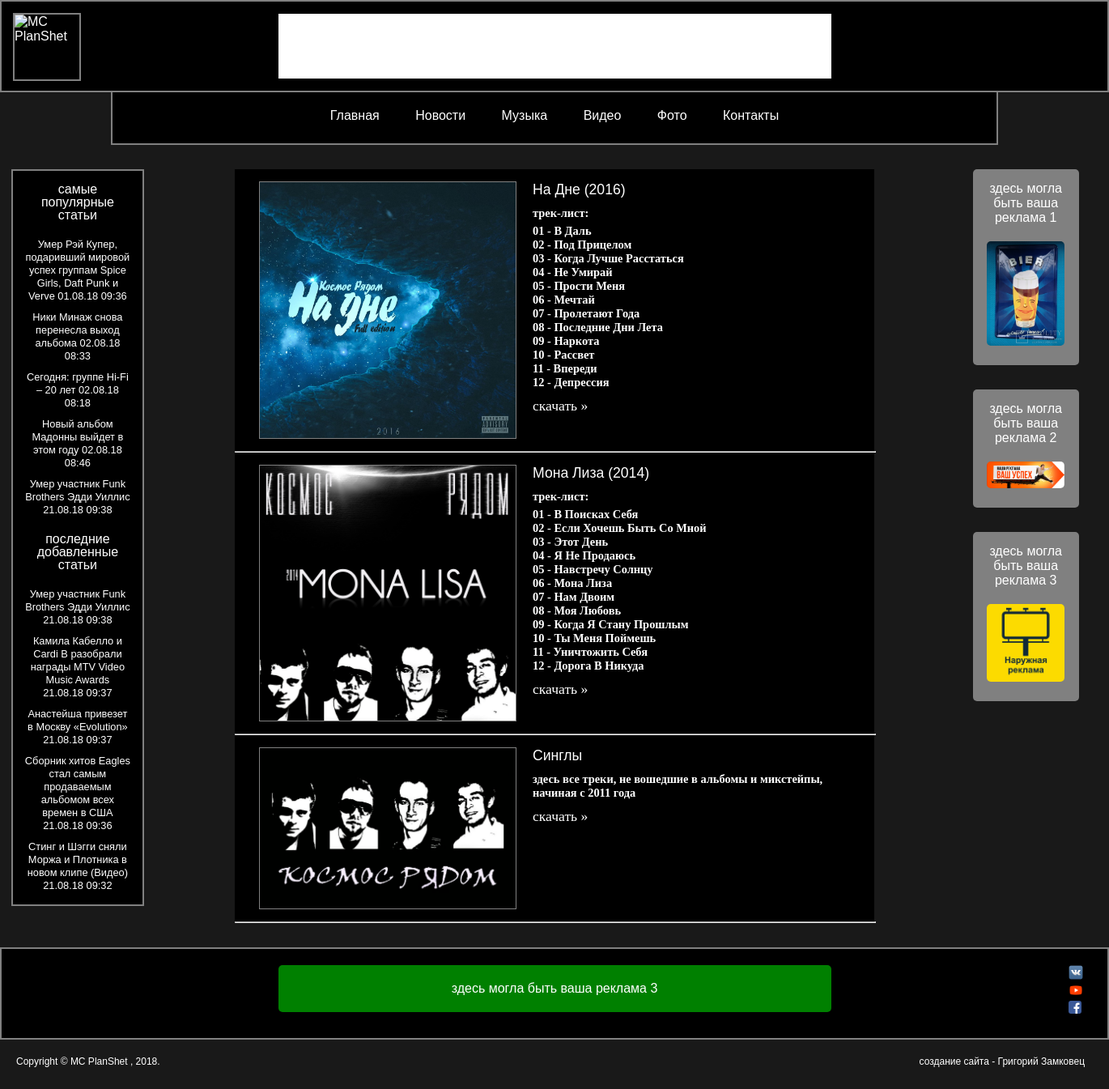
Page /music2.php on the earlier database version.
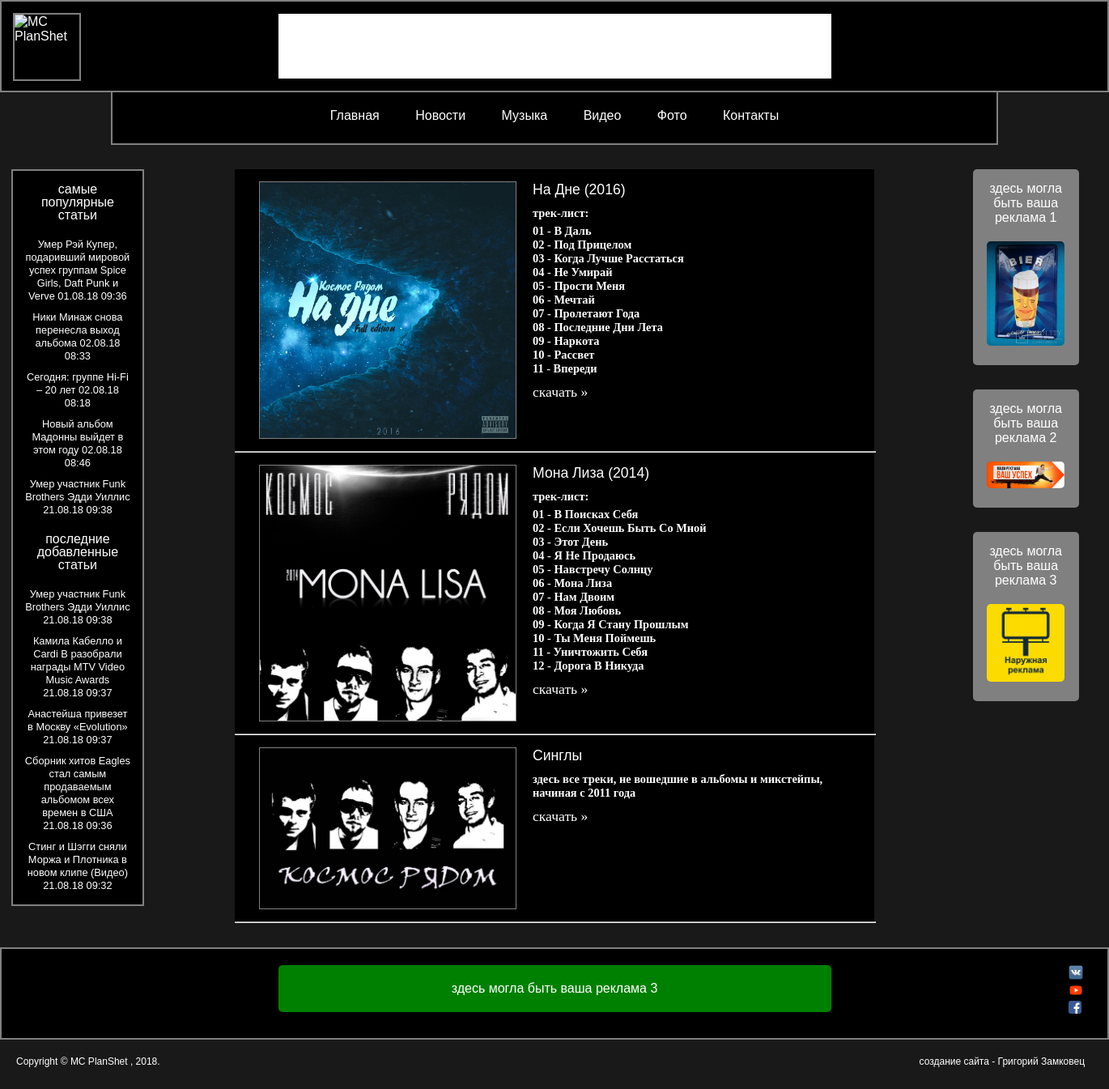
Same page on the later database version.
### tables this page shows
CREATE TABLE IF NOT EXISTS `music_news` (
  `id` int(11) unsigned NOT NULL AUTO_INCREMENT,
  `title` varchar(255) NOT NULL,
  `text` text NOT NULL,
  `date` int(11) unsigned NOT NULL,
  `video_src` text NOT NULL,
  `views` int(11) NOT NULL DEFAULT '0',
  PRIMARY KEY (`id`)
);

CREATE TABLE IF NOT EXISTS `music_albums` (
  `id` int(10) unsigned NOT NULL AUTO_INCREMENT,
  `name_artist` varchar(50) NOT NULL,
  `album_src` varchar(255) NOT NULL,
  `img_src` varchar(255) NOT NULL,
  `album_name` varchar(255) NOT NULL,
  `album_text` text NOT NULL,
  `album_date` int(4) unsigned NOT NULL,
  PRIMARY KEY (`id`)
);

### music2.php (the view, shortened to what this page needs)
<!DOCTYPE html>
<html>
<head>
  <?php
    require_once "blocks/functions.php";
    $query = $db->query("SELECT * FROM `music_albums` WHERE `name_artist` = 'космос рядом' ORDER BY `album_date` DESC");
    $albums = $query->fetchAll();
    require_once "blocks/head.php";
  ?>
</head>
<body>
  <div class="container">
    <?php require_once "blocks/header.php" ?>
    <div class="wrapper">
      <?php require_once "blocks/newsblock.php" ?>
      <div id="center-panel">
        <?php if ($error_base): ?>
            <div class="error-base"><?=$error_base?></div>
        <?php else: ?>
            <?php foreach ($albums as $album): ?>
                <div class="albums">
                  <img src="<?=$album['img_src']?>" alt="<?=$album['album_name']?>" />
                  <div class="album-content">
                    <?php if ($album['album_text'] !== ""): ?>
                      <h2><?=$album['album_name']?> (<?=$album['album_date']?>)</h2>
                      <p>трек-лист:</p>
                      <p><?=$album['album_text']?></p>
                    <?php else: ?>
                      <h2><?=$album['album_name']?></h2>
                      <p>здесь все треки, не вошедшие в альбомы и микстейпы, начиная с 2011 года</p>
                    <?php endif; ?>
                    <a href="<?=$album['album_src']?>" download>скачать &raquo;</a>
                  </div>
                  <hr>
                </div>
            <?php endforeach; ?>
        <?php endif; ?>
      </div>
      <?php require_once "blocks/advertizing.php" ?>
    </div>
    <?php require_once "blocks/footer.php" ?>
  </div>
</body>
</html>

### blocks/head.php (shortened to what this page needs)
<link rel="stylesheet" href="../style/style1.css" />

### blocks/header.php (shortened to what this page needs)
 <header>
 	<a href="/" title="на главную">
<img src="../images/planshet2.jpg" alt="MC PlanShet" /></a>
<div id="logo">
</div>
 </header>
 <div id="menu">
   <ul>
     <li><a href="/">Главная</a></li>
     <li><a href="../news.php">Новости</a></li>
  <li>
    <div class="menu-item">
      <span>Музыка</span>
    </div>
     </li>
  <li><a href="../video.php">Видео</a></li>
  <li><a href="../fotos.php">Фото</a></li>
  <li><a href="../contact.php">Контакты</a></li>
</ul>
 </div>

### blocks/newsblock.php (shortened to what this page needs)
<div class="aside1">
    <?php
        $error_base = false;
        $db = new PDO ('mysql:host=localhost;dbname=mcplanshet_base', 'root', '');
        $db->exec("SET NAMES UTF8");
        $query = $db->query("SELECT * FROM `music_news` ORDER BY `views` DESC LIMIT 0, 5");
        $popular_news = $query->fetchAll();
        $query = $db->query("SELECT * FROM `music_news` ORDER BY `date` DESC LIMIT 0, 5");
        $last_news = $query->fetchAll();
    ?>
    <?php if ($error_base): ?>
        <div class="error-base"><?=$error_base?></div>
    <?php else: ?>
        <ul class="news-date">
            <p>самые популярные статьи</p>
        <?php foreach ($popular_news as $one): ?>
            <li><a href="article.php?id=<?=$one['id']?>&page=1"><?=$one['title']?></a> <?=date("d.m.y H:i", $one['date'])?></li>
        <?php endforeach; ?>
        </ul>
        <ul class="news-date">
            <p>последние добавленные статьи</p>
            <?php foreach ($last_news as $one): ?>
                <li><a href="article.php?id=<?=$one['id']?>&page=1"><?=$one['title']?></a> <?=date("d.m.y H:i", $one['date'])?></li>
        <?php endforeach; ?>
        </ul>
    <?php endif; ?>
</div>

### blocks/advertizing.php (shortened to what this page needs)
<div class="aside2">
  <div class="advertizing">
    здесь могла быть ваша реклама 1
  <img src="../images/advert1.jpg" alt="рекламный щит 1" />
  </div>
  <div class="advertizing">
    здесь могла быть ваша реклама 2
  <img src="../images/advert2.png" alt="рекламный щит 2" />
  </div>
  <div class="advertizing">
    здесь могла быть ваша реклама 3
  <img src="../images/advert3.jpg" alt="рекламный щит 3" />
  </div>
</div>

### blocks/footer.php
<div class="footer">
  <div id="advertizing-footer">
    здесь могла быть ваша реклама 3
  </div>
  <div class="links">
    <a href="https://vk.com/grigory_zamkovets" target="_blank"><img src="../images/vkontakte.png" width="18" height="18" alt="vk"></a>
    <br>
    <a href="https://www.youtube.com/user/MrGrisha5050" target="_blank"><img src="../images/youtube.png" width="18" height="18" alt="yt"></a>
    <br>
    <a href="https://www.facebook.com" target="_blank"><img src="../images/facebook.png" width="16" height="16" alt="facebook"></a>
  </div>
</div>
<div class="footer2">
  <div class="copyright"> Copyright &copy; <a href="https://vk.com/grigory_zamkovets" target="_blank"> MC PlanShet </a>,
  <?=date('Y')?>. </div>
 <div class="production"> создание сайта - <a href="https://vk.com/mc_planshet" target="_blank"> Григорий Замковец </a> </div>
</div>

### style/style1.css (style rules this page uses)
* { margin: 0; padding: 0; color: white; font-size: 100%; font-family: cursive, 'comic sans ms', sans-serif; text-decoration: none; outline: none; cursor: default; }
a, a img { cursor: pointer; }
img { max-width: 100%; height: auto; width: auto\9; }
.container { background-color: rgba(0, 0, 0, 0.9); }
header { background-color: rgb(0, 0, 0); width: 100%; min-width: 1340px; -webkit-box-sizing: border-box; box-sizing: border-box; min-height: 114px; border: 2px solid grey; margin: auto; }
header img { width: 80px; height: 80px; border: 2px solid grey; margin: 14px; float: left; }
header #logo { background-color: white; width: 50%; height: 80px; margin: auto; margin-top: 15px; }
#menu { width: 80%; min-width: 1088px; margin-left: 10%; -webkit-box-sizing: border-box; box-sizing: border-box; min-height: 65px; border: 2px solid grey; border-top: none; background-color: rgb(0, 0, 0); text-align: center; padding-top: 20px; padding-bottom: 10px; }
#menu a { padding: 0 20px; }
#menu span { padding: 0 20px; cursor: pointer; }
#menu li { list-style: none; display: inline-block; }
#menu .menu-item { display: inline-block; position: relative; }
.footer { width: 100%; min-width: 1340px; min-height: 114px; -webkit-box-sizing: border-box; box-sizing: border-box; background-color: rgb(0, 0, 0); border: 2px solid grey; margin: 9px auto 0; clear: both; }
.footer .links { float: right; padding: 20px 30px; }
.footer .links:last-child img { border-radius: 3px; }
.footer #advertizing-footer { background-color: green; width: 50%; text-align: center; float: left; margin-left: 25%; margin-top: 20px; -webkit-box-sizing: border-box; box-sizing: border-box; padding: 20px; border-radius: 5px; }
.footer2 { width: 100%; min-width: 1340px; -webkit-box-sizing: border-box; box-sizing: border-box; margin: auto; }
.footer2 .copyright { display: inline-block; font-size: 75%; padding: 20px 20px 30px 20px; }
.footer2 .production { font-size: 75%; float: right; padding: 20px 30px 30px 30px; }
.wrapper { width: 100%; margin: auto; min-width: 1360px; -webkit-box-sizing: border-box; box-sizing: border-box; }
#center-panel { width: 72%; min-width: 979px; margin: auto; margin-top: 20px; margin-bottom: 30px; cursor: default; float: left; padding-top: 10px; }
.aside2 { width: 11%; min-width: 150px; height: 520px; -webkit-box-sizing: border-box; box-sizing: border-box; float: left; margin: 0 1% 20px 1%; padding: 10px; text-align: center; }
.advertizing { background: grey; margin: 20px 0 30px; padding: 15px 5px 20px 5px; cursor: pointer; border-radius: 5px; }
.advertizing img { margin: auto; margin-top: 20px; width: 80%; height: auto; border-radius: 5px; cursor: inherit; }
.aside1 { background-color: rgb(0, 0, 0); -webkit-box-sizing: border-box; box-sizing: border-box; border: 2px solid grey; width: 12%; min-width: 163px; float: left; margin: 30px 1% 25px 1%; padding: 0 10px 10px 10px; line-height: 100%; }
.aside1 .news-date { list-style: none; text-align: center; }
.aside1 .news-date p { padding: 15px; }
.aside1 .news-date li { padding: 5px; font-size: 80%; }
#center-panel .albums { background-color: rgb(0, 0, 0); width: 80%; margin-left: 10%; padding-top: 15px; }
#center-panel .albums hr { width: 100%; margin-bottom: 0; }
#center-panel .albums img { float: left; width: 40%; height: auto; border: 1px solid grey; margin: 0 20px 15px 30px; }
#center-panel .album-content { width: 50%; float: left; margin-bottom: 15px; }
#center-panel .album-content h2 { margin-bottom: 10px; font-size: 110%; font-weight: 200; }
#center-panel .album-content p { margin-bottom: 5px; font: bold 90% serif; }
#center-panel .album-content a { display: block; margin-top: 10px; font: normal 110% serif; }
@media (min-width: 1361px) { #menu { max-width: 1360px; margin: auto; } }
@media (min-width: 1361px) { .wrapper { max-width: 1800px; } }
@media (min-width: 1361px) { header { max-width: 1800px; } }
@media (min-width: 1361px) { .footer { max-width: 1800px; } }
@media (min-width: 1361px) { .footer2 { max-width: 1800px; } }

### music2.php (style rules this page uses)
body { background: fixed url(/images/background_foto/3.jpg) 50% 50% no-repeat; background-size: cover; }

Differences in the rows shown:
changed music_albums "На Дне": album_text "…Рассвет 11 - Впереди 12 - Депрессия" → "…Рассвет 11 - Впереди"
